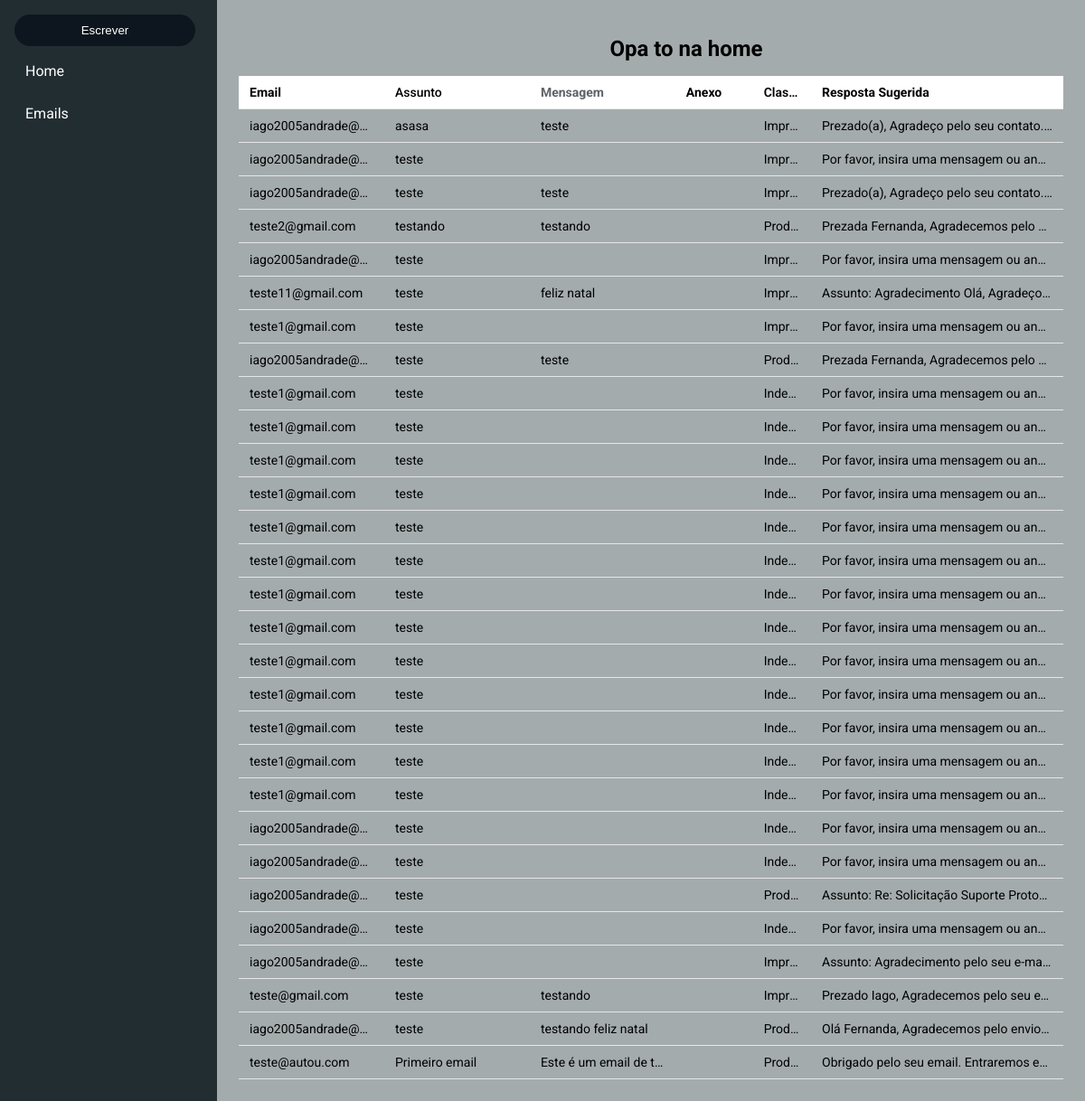
Before: / with the older database file.
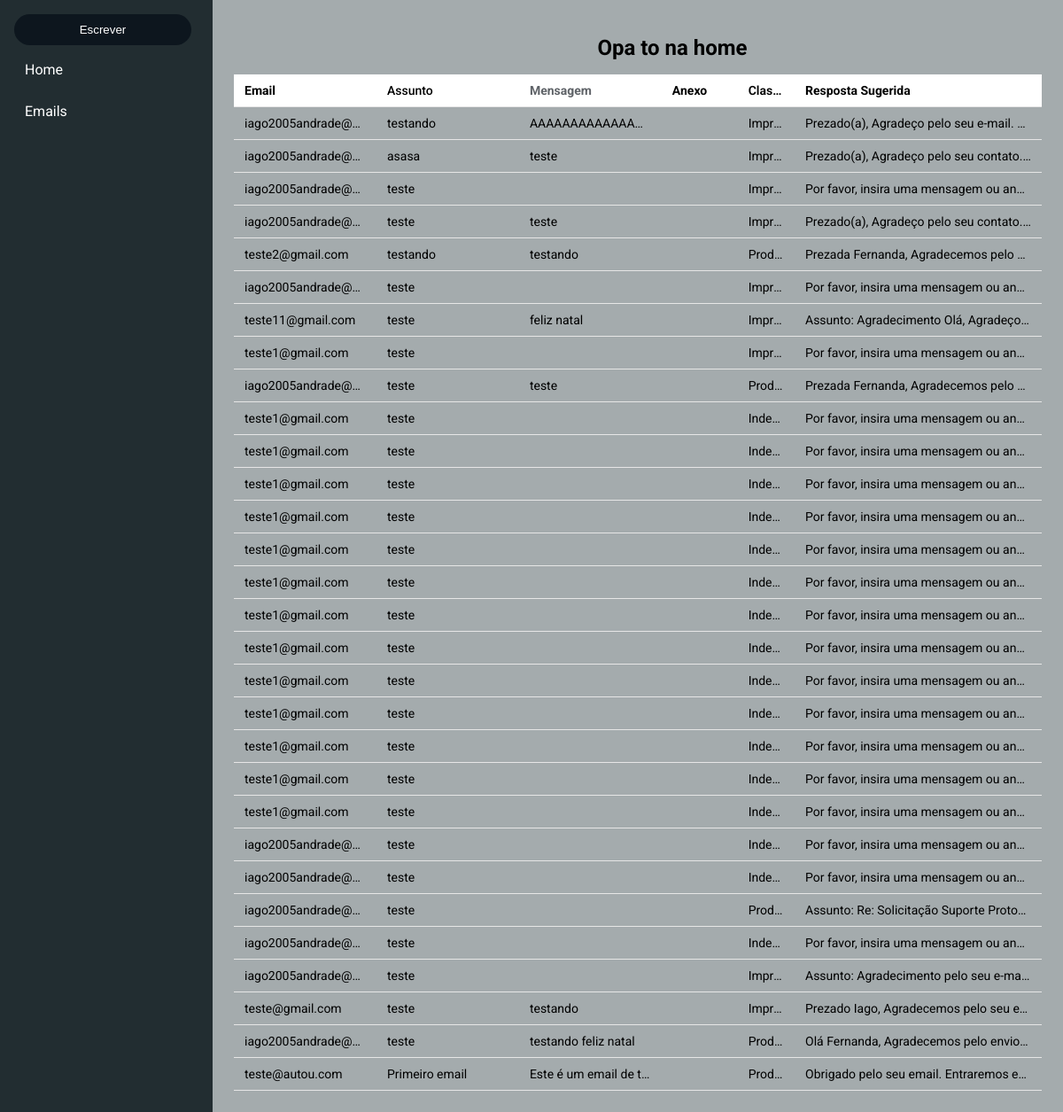
After: the same page with the newer database file.
### models.py (models this page shows)
class EmailTable(db.Model):
    __tablename__ = "emails"
    id = db.Column(db.Integer, primary_key=True)
    email = db.Column(db.String(255), nullable=False)
    assunto = db.Column(db.String(255), nullable=False)
    mensagem = db.Column(db.Text, nullable=False)
    classificacao = db.Column(db.String(50), nullable=False)
    resposta_sugerida = db.Column(db.Text, nullable=True)
    anexo_pdf = db.Column(db.String(512), nullable=True)
    data_hora = db.Column(
        db.DateTime,
        default=lambda: datetime.now(ZoneInfo("America/Sao_Paulo")) #uso de lambda para chamar a função no momento da criação do objeto
    )

### blueprints/page.py (the view)
@page.route('/', methods=["GET","POST"])
def home():
    if request.method == "POST":
        email    = request.form.get("email")
        assunto  = request.form.get("assunto")
        mensagem = request.form.get("mensagem")
        arquivo = request.files.get("anexo")
        nome_arquivo = None
        if mensagem is None or mensagem.strip() == "" and (arquivo is None or arquivo.filename == ""):
            resposta_sugerida = "Por favor, insira uma mensagem ou anexe um arquivo."
            classificacao = "Improdutivo"
        elif arquivo and arquivo.filename:
            if not _ext_ok(arquivo.filename):
                return jsonify(message="Extensão não permitida (use .pdf ou .txt)."), 400
            ext = arquivo.filename.rsplit(".", 1)[1].lower() # Pega a extensão do arquivo
            identificador = f"{uuid.uuid4().hex}.{ext}" # Gera um nome único para o arquivo e adiciona a extensão
            dest = os.path.join(current_app.config["UPLOAD_FOLDER"], identificador) # Define o caminho completo
            arquivo.save(dest)
            if ext == "txt":
                extracao = extracao_texto_txt(dest)
            elif ext == "pdf":
                extracao = extracao_texto_pdf(dest)
            else:
                extracao = ""
            nome_arquivo = identificador
            texto = (mensagem or "") + (extracao or "")
            classificacao = classificador_email(processar_lemma(texto))
            resposta_sugerida = sugerir_resposta(processar_lemma(texto) or "", classificacao)
        else:
            classificacao = classificador_email(processar_lemma(mensagem or ""))
            resposta_sugerida = sugerir_resposta(processar_lemma(mensagem) or "", classificacao)
        row = EmailTable(
            email=email,
            assunto=assunto,
            mensagem= mensagem or "",
            classificacao=classificacao,
            anexo_pdf=nome_arquivo,
            resposta_sugerida=resposta_sugerida
        )
        db.session.add(row)
        db.session.commit()
        return jsonify(message=f"Email registrado com sucesso! Classificação: {classificacao}"), 200
    else:
        emails = EmailTable.query.order_by(EmailTable.data_hora.desc()).all()
        return render_template("home.html", emails=emails)

### templates/home.html
{% extends 'base.html' %}
{% block body %}
    <h1>Opa to na home</h1>
     <table class="inbox">
        <thead>
          <tr>
            <th class="col-email">Email</th>
            <th class="col-assunto">Assunto</th>
            <th class="col-mensagem">Mensagem</th>
            <th class="col-anexo">Anexo</th>
            <th class="col-class">Classificação</th>
            <th class="col-resp">Resposta Sugerida</th>
          </tr>
        </thead>
        {% for email in emails %}
        <tr>
            <td>{{ email["email"] }}</td>
            <td>{{ email["assunto"] }}</td>
            <td>{{ email["mensagem"] }}</td>
            <td>{{ email["anexo"] }}</td>
            <td>{{ email["classificacao"] }}</td>
            <td>{{ email["resposta_sugerida"] }}</td>
        </tr>
        {% endfor %}
    </table>
{% endblock %}

### templates/base.html (shortened to what this page needs)
<!DOCTYPE html>
<html lang="en">
<head>
  <link rel="stylesheet" href="{{ url_for('static', filename='css/style.css') }}">
</head>
<body>
  <aside class="menu">
    <nav class="nav">
    <button class="botao_mensagem" id="botao_mensagem"> Escrever </button>
    <a class="nav-item" href="{{ url_for('page.home') }}">Home</a>
    <a class="nav-item" href="{{ url_for('page.lista_email') }}">Emails</a>
    </nav>
  </aside>
  <main id="conteudo">
    {% block body %}
    {% endblock %}
  </main>
</body>
</html>

### static/css/style.css (style rules this page uses)
:root { --sidebar-w: 240px; --bg: #a4abad; --menu-bg: #222D31; --link: #ffffff; }
* { box-sizing: border-box; }
html, body { height: 100%; }
body { margin: 0; background-color: var(--bg); font-family: 'Roboto', Arial, sans-serif; }
.menu { position: fixed; top: 0; left: 0; bottom: 0; width: var(--sidebar-w); background-color: var(--menu-bg); padding: 16px; display: flex; }
.nav { display: flex; flex-direction: column; gap: 8px; width: 100%; margin: 0; padding: 0; }
.nav-item { display: block; padding: 10px 12px; color: var(--link); text-decoration: none; }
#conteudo { margin-left: var(--sidebar-w); min-height: 100vh; padding: 24px; }
table.inbox { width: 100%; border-collapse: collapse; table-layout: fixed; font-size: 14px; }
th, td { padding: 10px 12px; text-overflow: ellipsis; overflow: hidden; white-space: nowrap; }
th { background: #fff; border-bottom: 1px solid #e6e6e6; text-align: left; }
tr { border-bottom: 1px solid #e6e6e6; }
.col-email { width: 15%; }
.col-assunto { width: 15%; font-weight: 500; }
.col-mensagem { width: 15%; color: #5f6368; }
.col-anexo { width: 8%; }
.col-class { width: 6%; font-weight: 600; }
.col-resp { width: 26%; }
h1 { font-size: 24px; margin-bottom: 16px; margin-left: 45%; }
#botao_mensagem { background-color: #0d161e; border: none; color: white; cursor: pointer; padding: 10px 15px; border-radius: 20px; width: 200px; }

Changed rows visible on the page:
added EmailTable: email "iago2005andrade@…", assunto "testando", mensagem "AAAAAAAAAAAAA…", classificacao "Impr…", resposta_sugerida "Prezado(a), Agradeço pelo seu e-mail.…"
